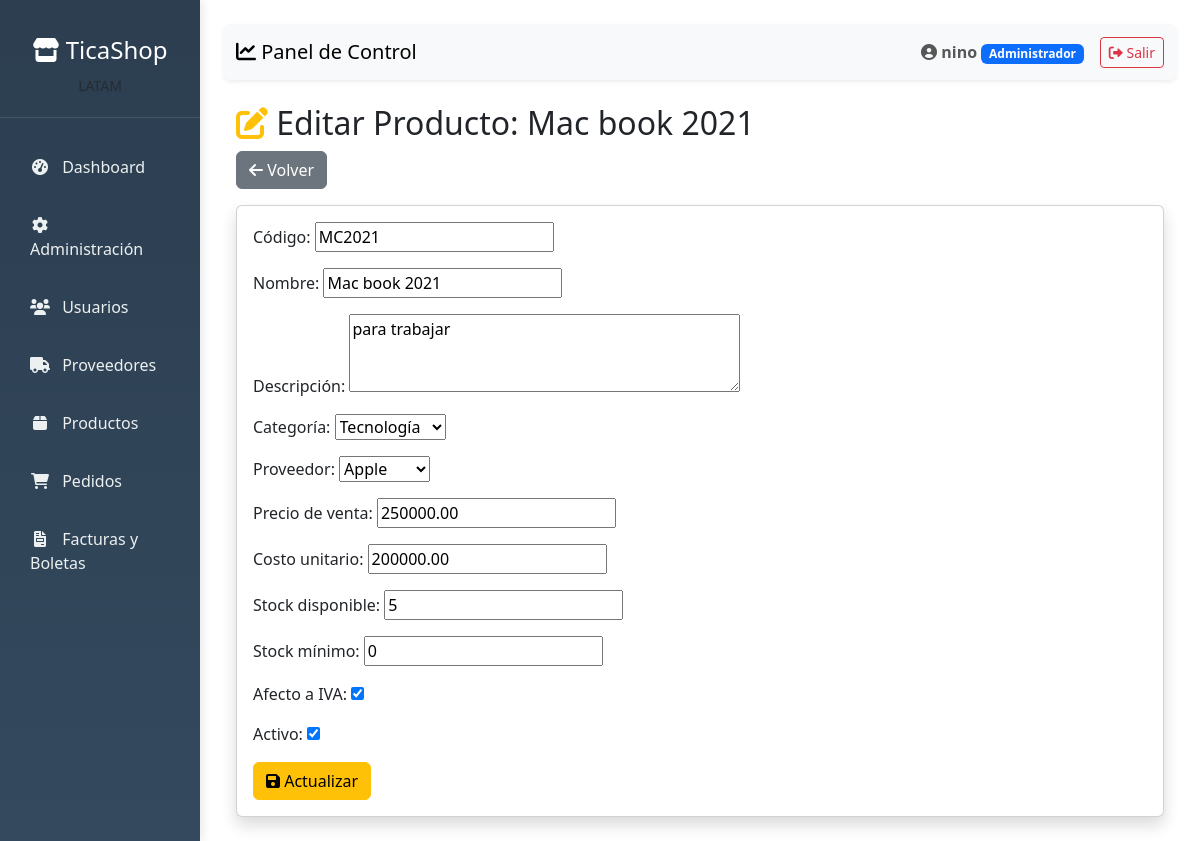
Page /productos/editar/4/ (signed in) on the earlier database version.
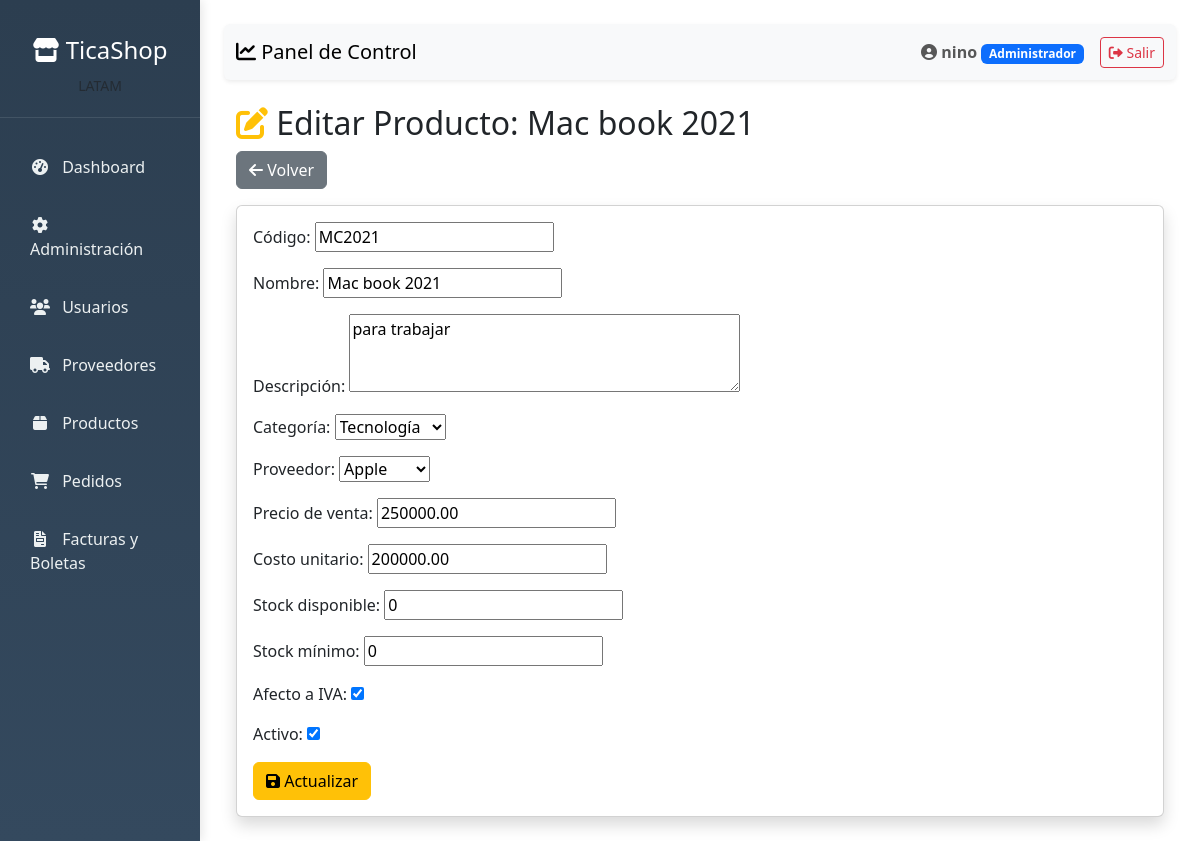
Same page on the later database version.
### apps/productos/models.py (models this page shows, shortened)
class Producto(models.Model):
    codigo = models.CharField(max_length=50, unique=True, verbose_name='Código')
    nombre = models.CharField(max_length=255)
    descripcion = models.TextField(blank=True, null=True, verbose_name='Descripción')
    categoria = models.ForeignKey(
        Categoria,
        on_delete=models.SET_NULL,
        null=True,
        blank=True,
        verbose_name='Categoría'
    )
    precio_unitario = models.DecimalField(
        max_digits=10,
        decimal_places=2,
        verbose_name='Precio de venta'
    )
    costo_unitario = models.DecimalField(
        max_digits=10,
        decimal_places=2,
        verbose_name='Costo unitario'
    )
    stock = models.IntegerField(default=0, verbose_name='Stock disponible')
    stock_minimo = models.IntegerField(default=0, verbose_name='Stock mínimo')
    proveedor = models.ForeignKey(
        'clientes.Proveedor',
        on_delete=models.SET_NULL,
        null=True,
        blank=True,
        verbose_name='Proveedor'
    )
    afecto_iva = models.BooleanField(default=True, verbose_name='Afecto a IVA')
    activo = models.BooleanField(default=True, verbose_name='Activo')
    fecha_creacion = models.DateTimeField(auto_now_add=True)
    fecha_actualizacion = models.DateTimeField(auto_now=True)
    class Meta:
        db_table = 'productos'
        verbose_name = 'Producto'
        verbose_name_plural = 'Productos'
        ordering = ['codigo']

class Categoria(models.Model):
    nombre = models.CharField(max_length=100, unique=True)
    descripcion = models.TextField(blank=True, null=True)
    activa = models.BooleanField(default=True)
    def __str__(self):
        return self.nombre
    class Meta:
        db_table = 'categorias'
        verbose_name = 'Categoría'
        verbose_name_plural = 'Categorías'

### apps/productos/views.py (the view)
# urls.py: path('editar/<int:producto_id>/', views.editar_producto, name='editar_producto'),
@login_required
@user_passes_test(es_administrador)
def editar_producto(request, producto_id):
    producto = get_object_or_404(Producto, id=producto_id)
    if request.method == 'POST':
        form = ProductoForm(request.POST, instance=producto)
        if form.is_valid():
            form.save()
            messages.success(request, 'Producto actualizado exitosamente.')
            return redirect('listar_productos')
    else:
        form = ProductoForm(instance=producto)
    return render(request, 'productos/editar_producto.html', {'form': form, 'producto': producto})

### apps/productos/forms.py
class ProductoForm(forms.ModelForm):
    class Meta:
        model = Producto
        fields = [
            'codigo', 'nombre', 'descripcion',
            'categoria', 'proveedor', 'precio_unitario', 'costo_unitario',
            'stock', 'stock_minimo', 'afecto_iva', 'activo'
        ]
        widgets = {
            'descripcion': forms.Textarea(attrs={'rows': 3}),
        }

### apps/clientes/models.py (called while the page is built)
    def __str__(self):
        return self.razon_social

### apps/productos/views.py (called while the page is built)
def es_administrador(usuario):
    return usuario.is_authenticated and usuario.rol == 'Administrador'

### templates/productos/editar_producto.html (shortened to what this page needs)
{% extends 'dashboard/base_dashboard.html' %}
{% block content %}
<div class="container mt-4">
    <h2><i class="fas fa-edit text-warning"></i> Editar Producto: {{ producto.nombre }}</h2>
    <a href="{% url 'listar_productos' %}" class="btn btn-secondary mb-3"><i class="fas fa-arrow-left"></i> Volver</a>
    <div class="card shadow">
        <div class="card-body">
            <form method="POST">
                {{ form.as_p }}
                <button type="submit" class="btn btn-warning">
                    <i class="fas fa-save"></i> Actualizar
                </button>
            </form>
        </div>
    </div>
</div>
{% endblock %}

Differences in the rows shown:
changed Producto "MC2021": stock "5" → "0"
